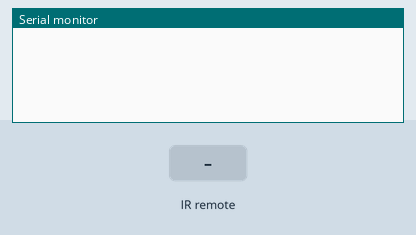
Recording of a sketch running on a simulated ESP32. On the bench: the last lines printed to the serial monitor. The test bench sets the inputs (shaded band).

Above: at 1.2 s.
1.3 s: infrared code 0x25AE7EE0 received
At 2.5 s:
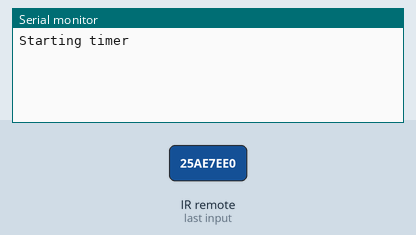
2.8 s: infrared code 0x25AE7EE0 received
At 3.7 s:
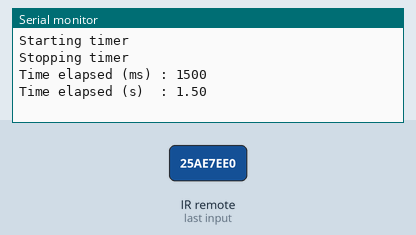

Measured:
- after the input at 1.3 s, the serial monitor: prints a new line at once (image 1)
- after the input at 2.8 s, the serial monitor: prints a new line at once (image 2)

The sketch:

IRLapTimer.ino
```cpp
// this library can be found at https://github.com/z3t0/Arduino-IRremote
#include <IRremote.h>


#define TRANSMITTER_IR_VALUE 632192736
#define IR_INTERVAL 100
#define MILLIS_IN_SEC 1000.0
#define IR_RECEIVER_PIN 7

// the IR receiver
IRrecv irrecv(IR_RECEIVER_PIN);
// the results from the IR decoding process
decode_results results;

// whether or not we are currently sensing the IR value
bool sensingIR = false;
// whether or not we are currently timing
bool timing = false;
// the last time that the transmitter value was received
unsigned long lastTimeSeeingTransmitterValue = 0;
// the start time for the timer
unsigned long startTime = 0;

void setup(){
  Serial.begin(9600);
  irrecv.enableIRIn();
//  irrecv.blink13(true);
}

void loop() {
  unsigned long irValue = -1;
  if (irrecv.decode(&results)) {
    irValue = results.value;
    irrecv.resume();
  }

  unsigned long curTime = millis();

  // if we see the transmitter value
  if (irValue == TRANSMITTER_IR_VALUE) {
    lastTimeSeeingTransmitterValue = curTime;

    // if we aren't sensing IR
    if (!sensingIR) {
      // now we are sensing IR
      sensingIR = true;
      // if we aren't currently timing
      if (!timing) {
        // start timing
        Serial.println("Starting timer");
        startTime = curTime;
        timing = true;
      } else { // else we have been timing
        // so stop timing
        Serial.println("Stopping timer");
        unsigned long millisElapsed = curTime - startTime;
        double secsElapsed = millisElapsed / MILLIS_IN_SEC;
        Serial.print("Time elapsed (ms) : ");
        Serial.println(millisElapsed);
        Serial.print("Time elapsed (s)  : ");
        Serial.println(secsElapsed);

        timing = false;
      }
    }

  } else if (curTime > lastTimeSeeingTransmitterValue + IR_INTERVAL) { // else if we haven't seen the transmitter value for IR_INTERVAL time
    // then we are no longer sensing IR
    sensingIR = false;
  }
}
```
